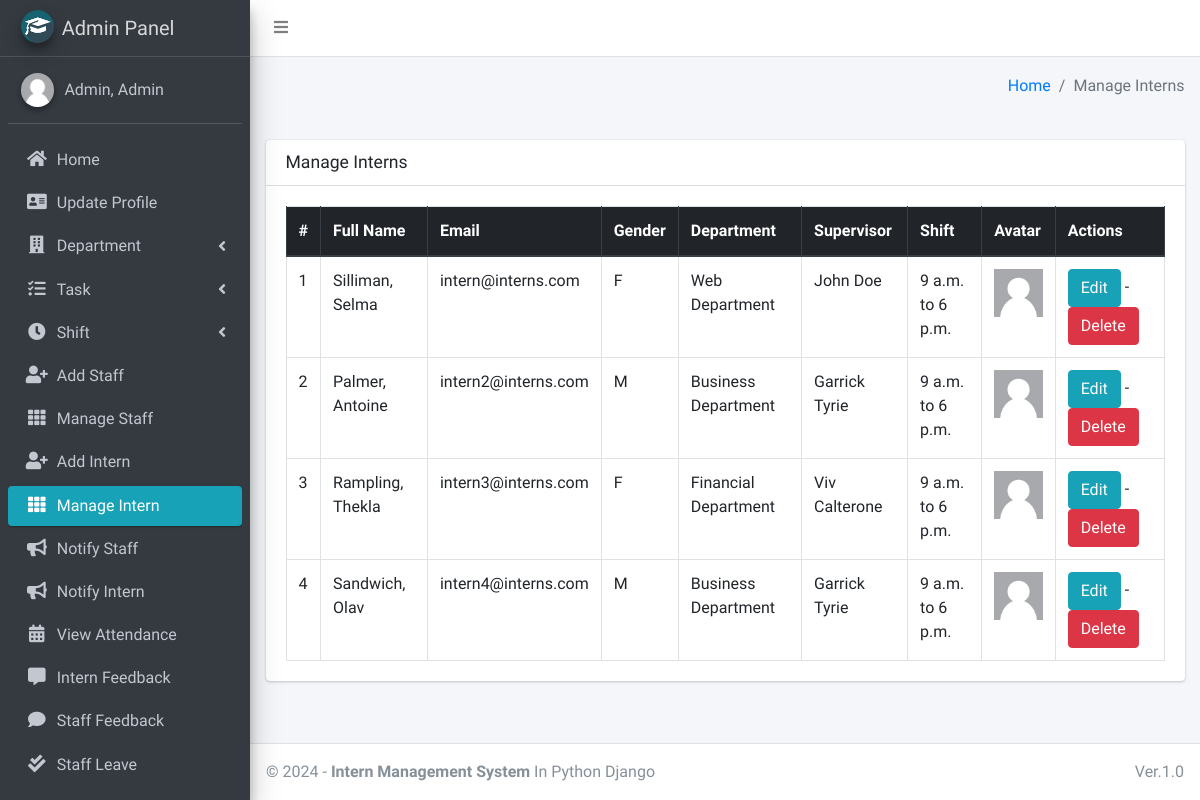
/intern/manage/ (signed in), run on the app's committed database.
### main_app/models.py (models this page shows, shortened)
class CustomUser(AbstractUser):
    USER_TYPE = ((1, "HOD"), (2, "Staff"), (3, "Intern"))
    GENDER = [("M", "Male"), ("F", "Female")]
    username = None  # Removed username, using email instead
    email = models.EmailField(unique=True)
    user_type = models.CharField(default=1, choices=USER_TYPE, max_length=1)
    gender = models.CharField(max_length=1, choices=GENDER)
    profile_pic = models.ImageField()
    address = models.TextField()
    fcm_token = models.TextField(default="")  # For firebase notifications
    created_at = models.DateTimeField(auto_now_add=True)
    updated_at = models.DateTimeField(auto_now=True)
    USERNAME_FIELD = "email"
    REQUIRED_FIELDS = []
    objects = CustomUserManager()
    def __str__(self):
        return self.last_name + ", " + self.first_name

class Intern(models.Model):
    admin = models.OneToOneField(CustomUser, on_delete=models.CASCADE)
    department = models.ForeignKey(Department, on_delete=models.DO_NOTHING, null=True, blank=False)
    shift = models.ForeignKey(Shift, on_delete=models.DO_NOTHING, null=True)
    staff = models.ForeignKey(Staff, on_delete=models.DO_NOTHING, null=True, blank=False)

class Department(models.Model):
    name = models.CharField(max_length=120)
    created_at = models.DateTimeField(auto_now_add=True)
    updated_at = models.DateTimeField(auto_now=True)

class Staff(models.Model):
    department = models.ForeignKey(Department, on_delete=models.DO_NOTHING, null=True, blank=False)
    admin = models.OneToOneField(CustomUser, on_delete=models.CASCADE)

class Shift(models.Model):
    start_time = models.TimeField(null = True)
    end_time = models.TimeField(null = True)

### main_app/hod_views.py (the view)
# urls.py: path("intern/manage/", hod_views.manage_intern, name='manage_intern'),
def manage_intern(request):
    interns = CustomUser.objects.filter(user_type=3)
    context = {
        'interns': interns,
        'page_title': 'Manage Interns'
    }
    return render(request, "hod_template/manage_intern.html", context)

### main_app/templates/hod_template/manage_intern.html (shortened to what this page needs)
{% extends 'main_app/base.html' %}
{% load static %}
{% block content %}
<section class="content">
    <div class="container-fluid">
        <div class="row">
            <div class="col-md-12">
                <div class="card">
                    <div class="card-header">
                        <h3 class="card-title">{{page_title}}</h3>
                    </div>
                    <div class="card-body">
                        <table id="example2" class="table table-bordered table-hover">
                            <thead class="thead-dark">
                                <tr>
                                    <th>#</th>
                                    <th>Full Name</th>
                                    <th>Email</th>
                                    <th>Gender</th>
                                    <th>Department</th>
                                    <th>Supervisor</th>
                                    <th>Shift</th>
                                    <th>Avatar</th>
                                    <th>Actions</th>
                                </tr>
                            </thead>
                            <tbody>
                                {% for intern in interns %}
                                <tr>
                                    <td>{{ forloop.counter }}</td>
                                    <td>{{intern.last_name}}, {{intern.first_name}}</td>
                                    <td>{{intern.email}}</td>
                                    <td>{{intern.gender}}</td>
                                    <td>{{intern.intern.department.name}}</td>
                                    <td>{{intern.intern.staff.admin.first_name}}  {{intern.intern.staff.admin.last_name}}</td>
                                    <td>{{intern.intern.shift.start_time}} to {{intern.intern.shift.end_time}}</td>
                                    <td>
                                        {% if intern.profile_pic == ""  %}
                                        No Image
                                        {% else %}
                                        <img class="img img-fluid mb-2" height="56" width="56"
                                            src="{{intern.profile_pic}}" alt="">
                                        {% endif %}
                                    </td>
                                    <td><a href="{% url 'edit_intern' intern.intern.id %}" class="btn btn-info">Edit</a> -
                                        <a href="{% url 'delete_intern' intern.intern.id %}" class="btn btn-danger" onclick="return confirm('Are you sure about this ?')">Delete</a>
                                    </td>
                                </tr>
                                {% endfor %}
                            </tbody>
                        </table>
                    </div>
                </div>
            </div>
        </div>
    </div>
</section>
{% endblock content %}

### main_app/templates/main_app/sidebar_template.html (shortened to what this page needs)
{% load static %}
<aside class="main-sidebar sidebar-dark-info elevation-4">
    {% if request.user.user_type == '1' %}
    <a href="{% url 'admin_home' %}" class="brand-link">
        <img src="{% static 'dist/img/cmsl.png' %} " alt="AdminLTE Logo"
            class="brand-image img-circle elevation-3" >
        <span class="brand-text font-weight-light">Admin Panel</span>
    </a>
    <div class="sidebar">
        <div class="user-panel mt-3 pb-3 mb-3 d-flex">
            <div class="image">
                <img src="{{ request.user.profile_pic}}" class="img-circle elevation-2" alt="User Image">
            </div>
            <div class="info">
                <a href="#" class="d-block">{{user}}</a>
            </div>
        </div>
        <nav class="mt-2">
            <ul class="nav nav-pills nav-sidebar flex-column" data-widget="treeview" role="menu" data-accordion="false">
                <li class="nav-item">
                    {% url 'admin_home' as admin_home %}
                    <a href="{{admin_home}}" class="nav-link {% if admin_home == request.path %} active {% endif %}">
                        <i class="nav-icon fas fa-home"></i>
                        <p>
                            Home
                        </p>
                    </a>
                </li>
                <li class="nav-item">
                    {% url 'admin_view_profile' as admin_view_profile %}
                    <a href="{{admin_view_profile}}"
                        class="nav-link {% if admin_view_profile == request.path %} active {% endif %}">
                        <i class="nav-icon fas fa-address-card"></i>
                        <p>
                            Update Profile
                        </p>
                    </a>
                </li>
                <li class="nav-item has-treeview">
                    <a href="#" class="nav-link">
                        <i class="nav-icon fas fa-building"></i>
                        <p>
                            Department
                            <i class="fas fa-angle-left right"></i>
                        </p>
                    </a>
                </li>
                <li class="nav-item has-treeview">
                    <a href="#" class="nav-link">
                        <i class="nav-icon fas fa-tasks"></i>
                        <p>
                            Task
                            <i class="fas fa-angle-left right"></i>
                        </p>
                    </a>
                </li>
                <li class="nav-item has-treeview">
                    <a href="#" class="nav-link">
                        <i class="nav-icon fas fa-clock"></i>
                        <p>
                            Shift
                            <i class="fas fa-angle-left right"></i>
                        </p>
                    </a>
                </li>
                <li class="nav-item">
                    {% url 'add_staff' as add_staff %}
                    <a href="{{add_staff}}" class="nav-link {% if add_staff == request.path %} active {% endif %}">
                        <i class="nav-icon fas fa-user-plus"></i>
                        <p>
                            Add Staff
                        </p>
                    </a>
                </li>
                <li class="nav-item">
                    {% url 'manage_staff' as manage_staff %}
                    {% url 'edit_staff' staff_id as edit_staff %}
                    <a href="{{manage_staff}}"
                        class="nav-link {% if manage_staff == request.path or request.path == edit_staff %} active {% endif %}">
                        <i class="nav-icon fas fa-th"></i>
                        <p>
                            Manage Staff
                        </p>
                    </a>
                </li>
                <li class="nav-item">
                    {% url 'add_intern' as add_intern%}
                    <a href="{{add_intern}}" class="nav-link  {% if add_intern == request.path %} active {% endif %}">
                        <i class="nav-icon fas fa-user-plus"></i>
                        <p>
                            Add Intern
                        </p>
                    </a>
                </li>
                <li class="nav-item">
                    {% url 'manage_intern' as manage_intern %}
                    {% url 'edit_intern' intern_id as edit_intern %}
                    <a href="{{manage_intern}}"
                        class="nav-link  {% if edit_intern == request.path or manage_intern == request.path %} active {% endif %}">
                        <i class="nav-icon fas fa-th"></i>
                        <p>
                            Manage Intern
                        </p>
                    </a>
                </li>
                <li class="nav-item">
                    {% url 'admin_notify_staff' as admin_notify_staff %}
                    <a href="{{admin_notify_staff}}"
                        class="nav-link {% if admin_notify_staff == request.path %} active {% endif %}">
                        <i class="nav-icon fas fa-bullhorn"></i>
                        <p>
                            Notify Staff
                        </p>
                    </a>
                </li>
                <li class="nav-item">
                    {% url 'admin_notify_intern' as admin_notify_intern %}
                    <a href="{{admin_notify_intern}}"
                        class="nav-link {% if admin_notify_intern == request.path %} active {% endif %}">
                        <i class="nav-icon fas fa-bullhorn"></i>
                        <p>
                            Notify Intern
                        </p>
                    </a>
                </li>
                <li class="nav-item">
                    {% url 'admin_view_attendance' as admin_view_attendance %}
                <li class="nav-item">
                    <a href="{{admin_view_attendance}}"
                        class="nav-link  {% if admin_view_attendance == request.path %} active {% endif %}">
                        <i class="nav-icon fas fa-calendar-alt"></i>
                        <p>
                            View Attendance
                        </p>
                    </a>
                </li>
                <li class="nav-item">
                    {% url 'intern_feedback_message' as intern_feedback_message %}
                    <a href="{{ intern_feedback_message }}"
                        class="nav-link  {% if intern_feedback_message == request.path %} active {% endif %}">
                        <i class="nav-icon fas fa-comment-alt"></i>
                        <p>
                            Intern Feedback
                        </p>
                    </a>
                </li>
                <li class="nav-item">
                    {% url 'staff_feedback_message' as staff_feedback_message %}
                    <a href="{{staff_feedback_message}}"
                        class="nav-link   {% if staff_feedback_message == request.path %} active {% endif %}">
                        <i class="nav-icon fas fa-comment"></i>
                        <p>
                            Staff Feedback
                        </p>
                    </a>
                </li>
                <li class="nav-item">
                    {% url 'view_staff_leave' as view_staff_leave %}
                    <a href="{{view_staff_leave}}"
                        class="nav-link  {% if view_staff_leave == request.path %} active {% endif %}">
                        <i class="nav-icon fas fa-check-double"></i>
                        <p>
                            Staff Leave
                        </p>
                    </a>
                </li>
                <li class="nav-item">
                    {% url 'view_intern_leave' as view_intern_leave %}
                    <a href="{% url 'view_intern_leave' %}"
                        class="nav-link  {% if view_intern_leave == request.path %} active {% endif %}">
                    </a>
                </li>
                                        {% endif %}
                                    </ul>
                                </nav>
                            </div>
</aside>

### data on the page
CustomUser: user.profile_pic (placeholder picture), last_name+first_name "Admin, Admin"
CustomUser: last_name "Silliman", first_name "Selma", email "intern@interns.com", gender "F", intern.department.name "Web Department", intern.staff.admin.first_name "John", intern.staff.admin.last_name "Doe", intern.shift.start_time "9 a.m.", intern.shift.end_time "6 p.m.", profile_pic (placeholder picture)
CustomUser: last_name "Palmer", first_name "Antoine", email "intern2@interns.com", gender "M", intern.department.name "Business Department", intern.staff.admin.first_name "Garrick", intern.staff.admin.last_name "Tyrie", intern.shift.start_time "9 a.m.", intern.shift.end_time "6 p.m.", profile_pic (placeholder picture)
CustomUser: last_name "Rampling", first_name "Thekla", email "intern3@interns.com", gender "F", intern.department.name "Financial Department", intern.staff.admin.first_name "Viv", intern.staff.admin.last_name "Calterone", intern.shift.start_time "9 a.m.", intern.shift.end_time "6 p.m.", profile_pic (placeholder picture)
CustomUser: last_name "Sandwich", first_name "Olav", email "intern4@interns.com", gender "M", intern.department.name "Business Department", intern.staff.admin.first_name "Garrick", intern.staff.admin.last_name "Tyrie", intern.shift.start_time "9 a.m.", intern.shift.end_time "6 p.m.", profile_pic (placeholder picture)

### other printed values
{{ page_title }} "Manage Interns"
